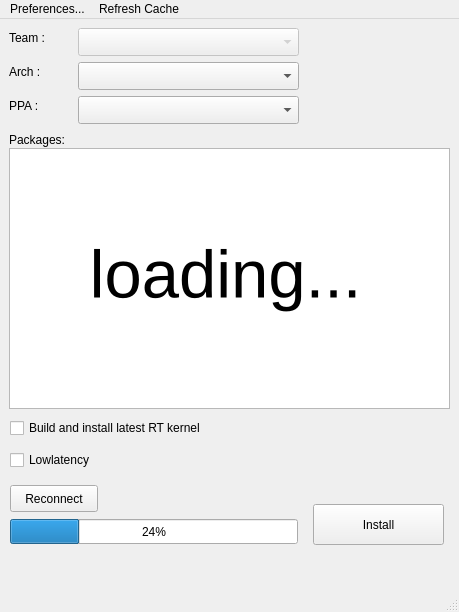
<?xml version="1.0" encoding="UTF-8"?>
<ui version="4.0">
 <class>MainWindow</class>
 <widget class="QMainWindow" name="MainWindow">
  <property name="windowModality">
   <enum>Qt::ApplicationModal</enum>
  </property>
  <property name="geometry">
   <rect>
    <x>0</x>
    <y>0</y>
    <width>459</width>
    <height>612</height>
   </rect>
  </property>
  <property name="minimumSize">
   <size>
    <width>459</width>
    <height>612</height>
   </size>
  </property>
  <property name="maximumSize">
   <size>
    <width>459</width>
    <height>583</height>
   </size>
  </property>
  <property name="windowTitle">
   <string>KXFed - KXStudio on Fedora</string>
  </property>
  <widget class="QWidget" name="centralwidget">
   <widget class="QLabel" name="team_label">
    <property name="geometry">
     <rect>
      <x>9</x>
      <y>9</y>
      <width>44</width>
      <height>20</height>
     </rect>
    </property>
    <property name="text">
     <string>Team :</string>
    </property>
   </widget>
   <widget class="QComboBox" name="team_combo">
    <property name="enabled">
     <bool>false</bool>
    </property>
    <property name="geometry">
     <rect>
      <x>78</x>
      <y>9</y>
      <width>221</width>
      <height>28</height>
     </rect>
    </property>
    <property name="editable">
     <bool>false</bool>
    </property>
   </widget>
   <widget class="QLabel" name="arch_label">
    <property name="geometry">
     <rect>
      <x>9</x>
      <y>43</y>
      <width>38</width>
      <height>20</height>
     </rect>
    </property>
    <property name="text">
     <string>Arch :</string>
    </property>
   </widget>
   <widget class="QComboBox" name="arch_combo">
    <property name="geometry">
     <rect>
      <x>78</x>
      <y>43</y>
      <width>221</width>
      <height>28</height>
     </rect>
    </property>
   </widget>
   <widget class="QLabel" name="ppa_label">
    <property name="geometry">
     <rect>
      <x>9</x>
      <y>77</y>
      <width>34</width>
      <height>20</height>
     </rect>
    </property>
    <property name="text">
     <string>PPA :</string>
    </property>
   </widget>
   <widget class="QComboBox" name="ppa_combo">
    <property name="enabled">
     <bool>true</bool>
    </property>
    <property name="geometry">
     <rect>
      <x>78</x>
      <y>77</y>
      <width>221</width>
      <height>28</height>
     </rect>
    </property>
   </widget>
   <widget class="QLabel" name="packages_label">
    <property name="geometry">
     <rect>
      <x>9</x>
      <y>111</y>
      <width>68</width>
      <height>20</height>
     </rect>
    </property>
    <property name="text">
     <string>Packages: </string>
    </property>
   </widget>
   <widget class="QCheckBox" name="kernelbuild_chk">
    <property name="geometry">
     <rect>
      <x>10</x>
      <y>396</y>
      <width>234</width>
      <height>26</height>
     </rect>
    </property>
    <property name="text">
     <string>Build and install latest RT kernel</string>
    </property>
   </widget>
   <widget class="QCheckBox" name="lowlatency_chk">
    <property name="geometry">
     <rect>
      <x>10</x>
      <y>428</y>
      <width>101</width>
      <height>26</height>
     </rect>
    </property>
    <property name="text">
     <string>Lowlatency</string>
    </property>
   </widget>
   <widget class="QPushButton" name="install_btn">
    <property name="geometry">
     <rect>
      <x>313</x>
      <y>485</y>
      <width>131</width>
      <height>41</height>
     </rect>
    </property>
    <property name="layoutDirection">
     <enum>Qt::LeftToRight</enum>
    </property>
    <property name="text">
     <string>Install</string>
    </property>
   </widget>
   <widget class="QTableView" name="pkgs_tableView">
    <property name="geometry">
     <rect>
      <x>9</x>
      <y>129</y>
      <width>441</width>
      <height>261</height>
     </rect>
    </property>
   </widget>
   <widget class="QLabel" name="load_label">
    <property name="geometry">
     <rect>
      <x>-60</x>
      <y>210</y>
      <width>571</width>
      <height>91</height>
     </rect>
    </property>
    <property name="font">
     <font>
      <pointsize>50</pointsize>
     </font>
    </property>
    <property name="text">
     <string>loading...</string>
    </property>
    <property name="scaledContents">
     <bool>false</bool>
    </property>
    <property name="alignment">
     <set>Qt::AlignCenter</set>
    </property>
   </widget>
   <widget class="QProgressBar" name="progress_bar">
    <property name="enabled">
     <bool>true</bool>
    </property>
    <property name="geometry">
     <rect>
      <x>10</x>
      <y>500</y>
      <width>288</width>
      <height>25</height>
     </rect>
    </property>
    <property name="value">
     <number>24</number>
    </property>
   </widget>
   <widget class="QPushButton" name="reconnectBtn">
    <property name="geometry">
     <rect>
      <x>10</x>
      <y>466</y>
      <width>88</width>
      <height>27</height>
     </rect>
    </property>
    <property name="minimumSize">
     <size>
      <width>88</width>
      <height>27</height>
     </size>
    </property>
    <property name="maximumSize">
     <size>
      <width>88</width>
      <height>27</height>
     </size>
    </property>
    <property name="text">
     <string>Reconnect</string>
    </property>
   </widget>
   <zorder>pkgs_tableView</zorder>
   <zorder>team_label</zorder>
   <zorder>team_combo</zorder>
   <zorder>arch_label</zorder>
   <zorder>arch_combo</zorder>
   <zorder>ppa_label</zorder>
   <zorder>ppa_combo</zorder>
   <zorder>packages_label</zorder>
   <zorder>kernelbuild_chk</zorder>
   <zorder>lowlatency_chk</zorder>
   <zorder>install_btn</zorder>
   <zorder>load_label</zorder>
   <zorder>progress_bar</zorder>
   <zorder>reconnectBtn</zorder>
  </widget>
  <widget class="QStatusBar" name="statusbar">
   <property name="sizePolicy">
    <sizepolicy hsizetype="Preferred" vsizetype="MinimumExpanding">
     <horstretch>0</horstretch>
     <verstretch>1</verstretch>
    </sizepolicy>
   </property>
   <property name="minimumSize">
    <size>
     <width>0</width>
     <height>0</height>
    </size>
   </property>
   <property name="layoutDirection">
    <enum>Qt::LeftToRight</enum>
   </property>
  </widget>
  <widget class="QMenuBar" name="menuBar">
   <property name="geometry">
    <rect>
     <x>0</x>
     <y>0</y>
     <width>459</width>
     <height>24</height>
    </rect>
   </property>
   <widget class="QMenu" name="menuPreferences">
    <property name="title">
     <string>Preferences...</string>
    </property>
   </widget>
   <widget class="QMenu" name="menuRefresh_Cache">
    <property name="title">
     <string>Refresh Cache</string>
    </property>
   </widget>
   <addaction name="menuPreferences"/>
   <addaction name="menuRefresh_Cache"/>
  </widget>
 </widget>
 <resources/>
 <connections/>
 <designerdata>
  <property name="gridDeltaX">
   <number>10</number>
  </property>
  <property name="gridDeltaY">
   <number>10</number>
  </property>
  <property name="gridSnapX">
   <bool>false</bool>
  </property>
  <property name="gridSnapY">
   <bool>false</bool>
  </property>
  <property name="gridVisible">
   <bool>true</bool>
  </property>
 </designerdata>
</ui>
